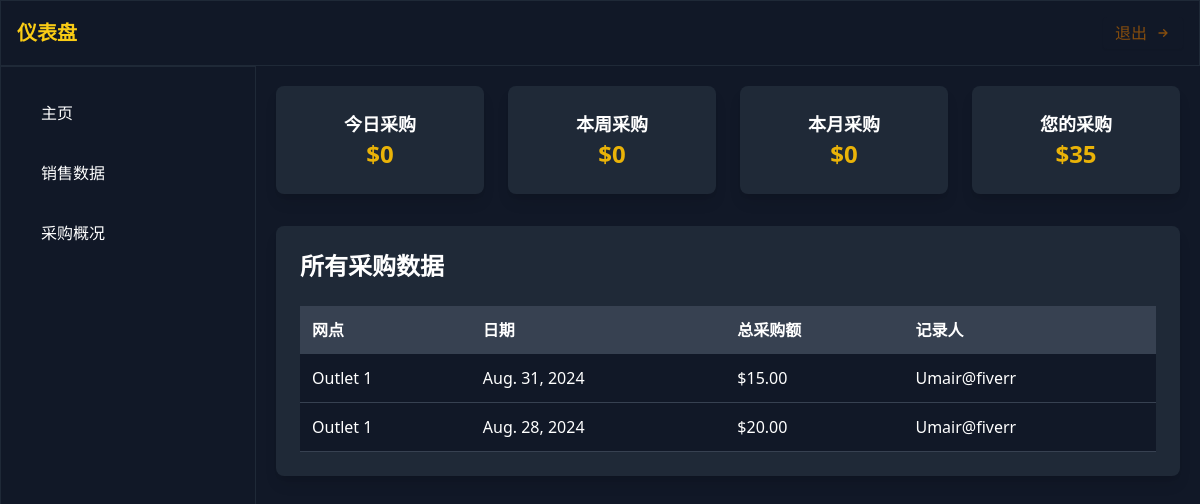
Page /purchase-overview/ (signed in) on the committed database.
### app/models.py (models this page shows, shortened)
class Purchase(models.Model):
    outlet = models.ForeignKey(Outlet, on_delete=models.CASCADE)
    date = models.DateField()
    total_purchases = models.DecimalField(max_digits=10, decimal_places=2)
    recorded_by = models.ForeignKey(CustomUser, on_delete=models.SET_NULL, null=True)
    @staticmethod
    def today_purchases(outlet):
        today = timezone.now().date()
        return Purchase.objects.filter(outlet=outlet, date=today).aggregate(total=models.Sum('total_purchases'))['total'] or 0
    @staticmethod
    def weekly_purchases(outlet):
        today = timezone.now().date()
        start_of_week = today - timedelta(days=today.weekday())  # Monday as the start of the week
        return Purchase.objects.filter(outlet=outlet, date__gte=start_of_week, date__lte=today).aggregate(total=models.Sum('total_purchases'))['total'] or 0
    @staticmethod
    def monthly_purchases(outlet):
        today = timezone.now().date()
        start_of_month = today.replace(day=1)
        return Purchase.objects.filter(outlet=outlet, date__gte=start_of_month, date__lte=today).aggregate(total=models.Sum('total_purchases'))['total'] or 0
    @staticmethod
    def total_purchases_by_user(outlet, user):
        return Purchase.objects.filter(outlet=outlet, recorded_by=user).aggregate(total=models.Sum('total_purchases'))['total'] or 0

class Outlet(models.Model):
    name = models.CharField(max_length=100)
    location = models.CharField(max_length=200, blank=True, null=True)
    manager_name = models.CharField(max_length=100, blank=True, null=True)

class CustomUser(AbstractUser):
    USER_ROLES = (
        ('worker', 'Worker'),
        ('management', 'Management'),
    )
    role = models.CharField(max_length=10, choices=USER_ROLES)
    outlet = models.ForeignKey(Outlet, on_delete=models.SET_NULL, null=True, blank=True)
    profile_picture = models.ImageField(upload_to='profile_pictures/', null=True, blank=True)

### app/views.py (the view)
# urls.py: path('purchase-overview/', views.purchase_overview, name='purchase_overview'),
@login_required(login_url='/login/')
def purchase_overview(request):
    outlet = Outlet.objects.first()  # Modify this to get the desired outlet
    user = request.user
    today_purchases = Purchase.today_purchases(outlet)
    weekly_purchases = Purchase.weekly_purchases(outlet)
    monthly_purchases = Purchase.monthly_purchases(outlet)
    total_purchases_by_user = Purchase.total_purchases_by_user(outlet, user)
    purchases = Purchase.objects.filter(outlet=outlet).order_by('-date')
    context = {
        'today_purchases': today_purchases,
        'weekly_purchases': weekly_purchases,
        'monthly_purchases': monthly_purchases,
        'total_purchases_by_user': total_purchases_by_user,
        'purchases': purchases
    }
    return render(request, 'purchase_overview.html', context)

### templates/purchase_overview.html
{% extends "base.html" %}
{% block content %}
    <div class="grid grid-cols-1 md:grid-cols-4 gap-6 w-full max-w-7xl mb-8">
        <div class="bg-gray-800 p-6 rounded-lg shadow-lg text-center">
            <h2 class="text-lg font-semibold">今日采购</h2>
            <p class="text-2xl font-bold text-yellow-500">${{ today_purchases }}</p>
        </div>
        <div class="bg-gray-800 p-6 rounded-lg shadow-lg text-center">
            <h2 class="text-lg font-semibold">本周采购</h2>
            <p class="text-2xl font-bold text-yellow-500">${{ weekly_purchases }}</p>
        </div>
        <div class="bg-gray-800 p-6 rounded-lg shadow-lg text-center">
            <h2 class="text-lg font-semibold">本月采购</h2>
            <p class="text-2xl font-bold text-yellow-500">${{ monthly_purchases }}</p>
        </div>
        <div class="bg-gray-800 p-6 rounded-lg shadow-lg text-center">
            <h2 class="text-lg font-semibold">您的采购</h2>
            <p class="text-2xl font-bold text-yellow-500">${{ total_purchases_by_user }}</p>
        </div>
    </div>
    <div class="w-full max-w-7xl bg-gray-800 p-6 rounded-lg shadow-lg">
        <h2 class="text-2xl font-semibold mb-6">所有采购数据</h2>
        <div class="overflow-x-auto">
            <table class="min-w-full bg-gray-900 text-white">
                <thead>
                    <tr class="bg-gray-700">
                        <th class="p-3 text-left">网点</th>
                        <th class="p-3 text-left">日期</th>
                        <th class="p-3 text-left">总采购额</th>
                        <th class="p-3 text-left">记录人</th>
                    </tr>
                </thead>
                <tbody>
                    {% for purchase in purchases %}
                    <tr class="border-b border-gray-700">
                        <td class="p-3">{{ purchase.outlet.name }}</td>
                        <td class="p-3">{{ purchase.date }}</td>
                        <td class="p-3">${{ purchase.total_purchases }}</td>
                        <td class="p-3">{{ purchase.recorded_by.username }}</td>
                    </tr>
                    {% endfor %}
                </tbody>
            </table>
        </div>
    </div>
{% endblock content %}

### rows in the picture
Purchase: outlet.name "Outlet 1", date "Aug. 31, 2024", total_purchases "15.00", recorded_by.username "Umair@fiverr"
Purchase: outlet.name "Outlet 1", date "Aug. 28, 2024", total_purchases "20.00", recorded_by.username "Umair@fiverr"

### other values in the picture
{{ today_purchases }} "0"
{{ weekly_purchases }} "0"
{{ monthly_purchases }} "0"
{{ total_purchases_by_user }} "35"
